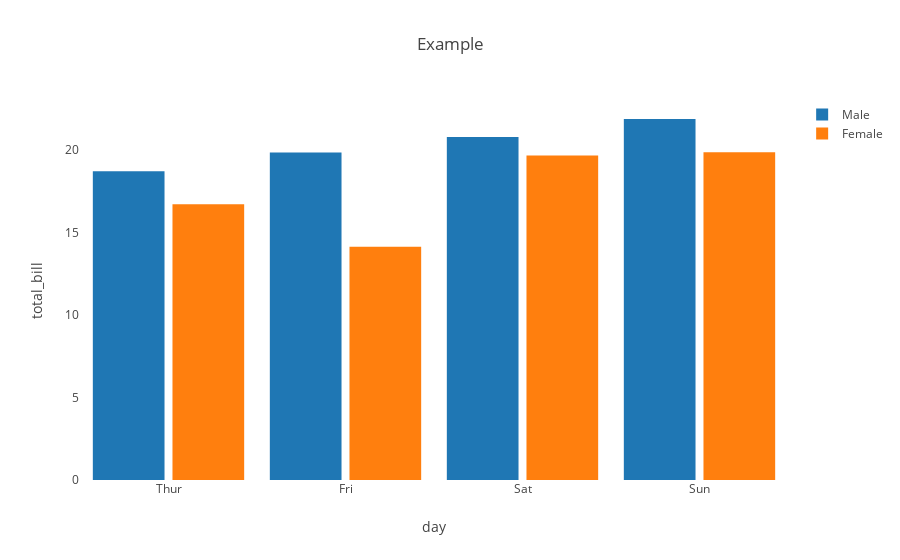

The code cell stored with this chart in its notebook:
### Code cell
barplot(tips, x='day', y='total_bill', hue='sex', palette=None, type='plotly')

### Figure 1 — Plotly figure (JSON) as saved in the notebook; plotly's stock layout.template omitted (floating-point values rounded to 4 significant figures)
{"data": [{"name": "Male", "type": "bar", "uid": "e0be62b6-25a6-45f3-b046-fe5dd23eff1a", "x": ["Thur", "Fri", "Sat", "Sun"], "y": [18.71, 19.86, 20.8, 21.89]}, {"name": "Female", "type": "bar", "uid": "1ed3b214-7aab-4a20-bc04-1d7d37e8a867", "x": ["Thur", "Fri", "Sat", "Sun"], "y": [16.72, 14.15, 19.68, 19.87]}], "layout": {"autosize": true, "bargap": 0.1, "bargroupgap": 0.1, "barmode": "group", "title": {"text": "Example"}, "xaxis": {"autorange": true, "range": [-0.5, 3.5], "showgrid": false, "showline": false, "title": {"text": "day"}, "type": "category", "zeroline": false}, "yaxis": {"autorange": true, "range": [0, 23.04], "showgrid": false, "showline": false, "title": {"text": "total_bill"}, "type": "linear", "zeroline": false}}}
